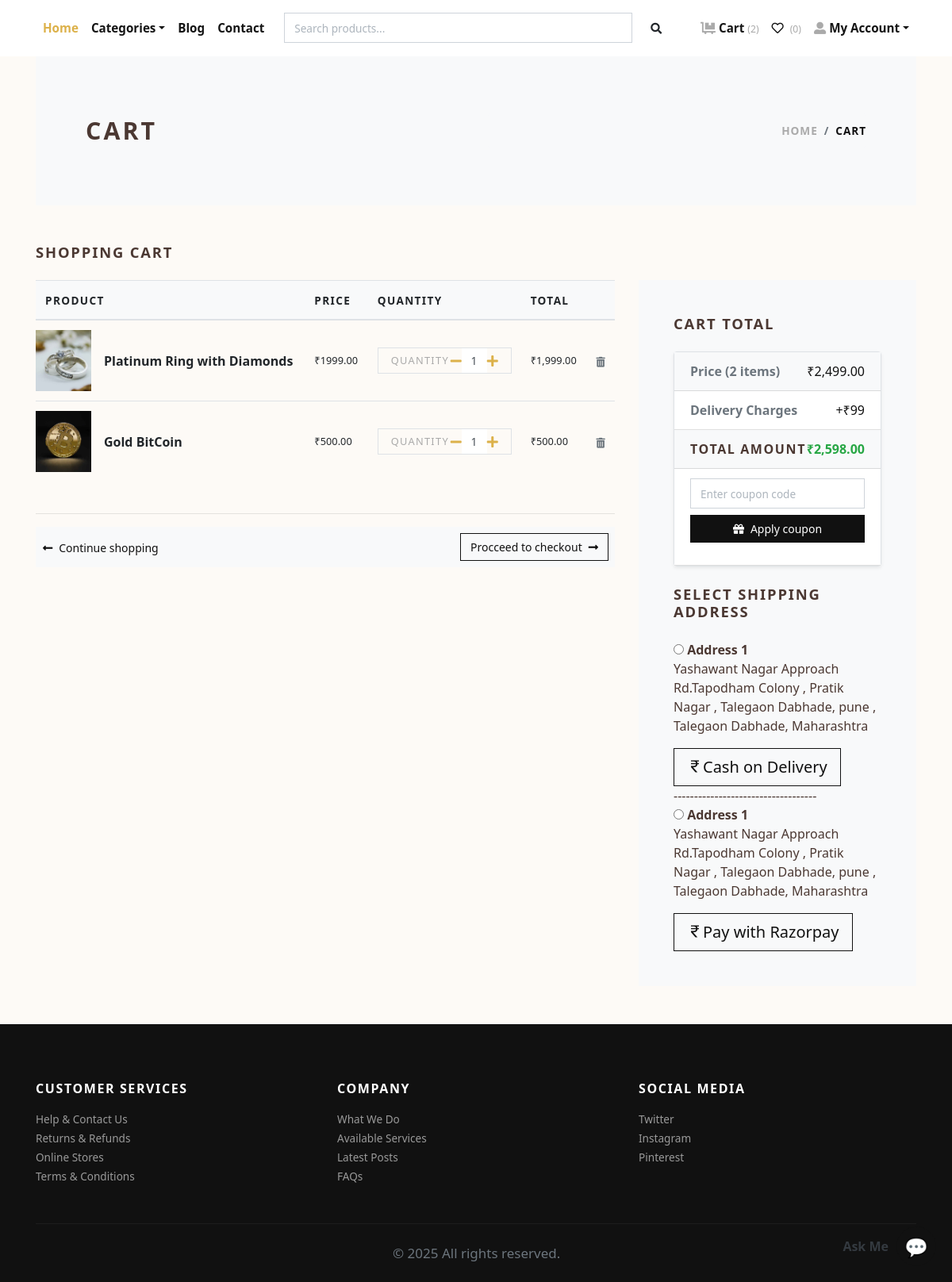
The page /cart/ (signed in) on the database as committed earlier.
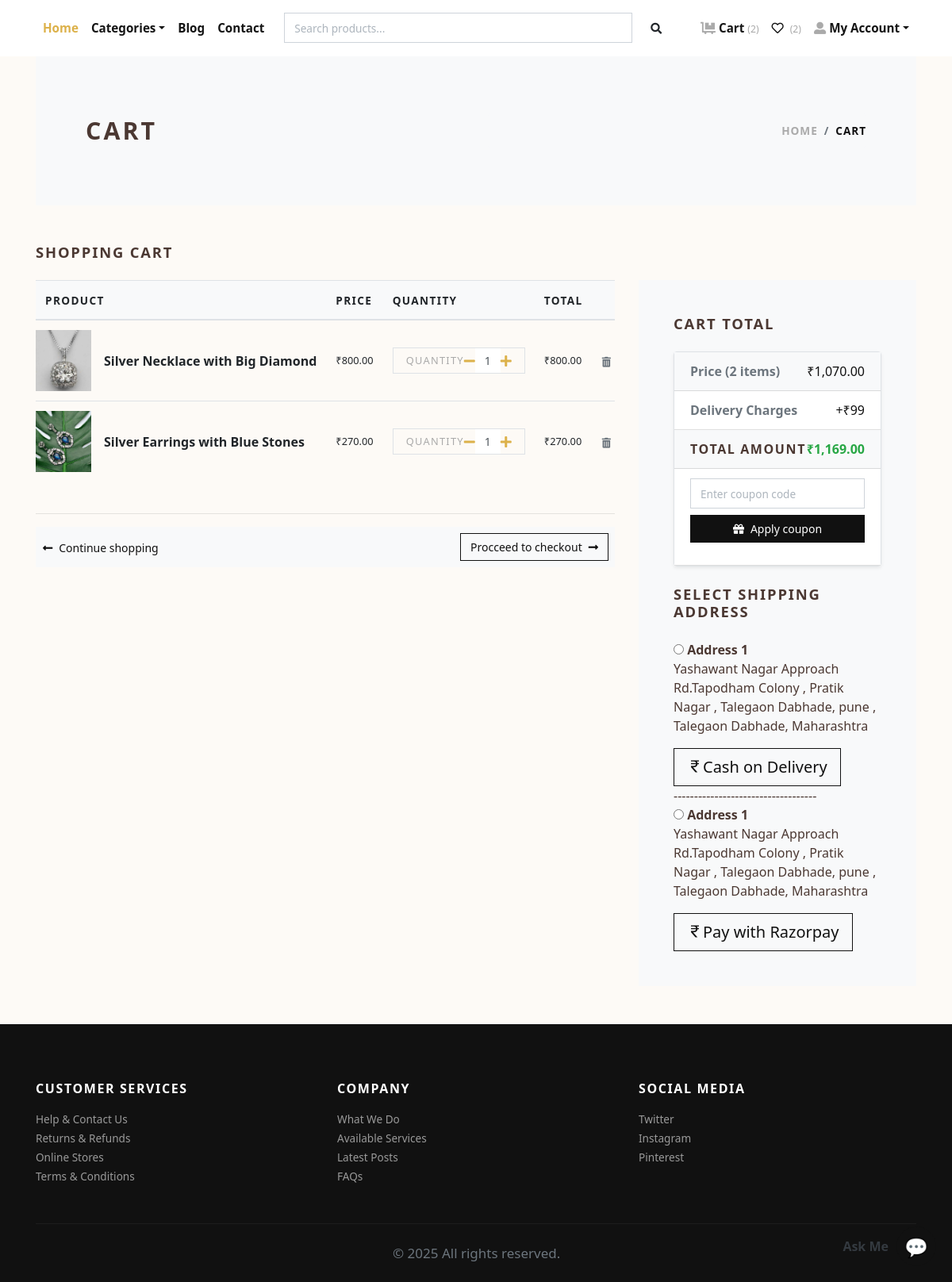
The same page on the database as committed later.
### store/models.py (models this page shows, shortened)
class Cart(models.Model):
    user = models.ForeignKey(User, verbose_name="User", on_delete=models.CASCADE)
    product = models.ForeignKey(Product, verbose_name="Product", on_delete=models.CASCADE)
    quantity = models.PositiveIntegerField(default=1, verbose_name="Quantity")
    created_at = models.DateTimeField(auto_now_add=True, verbose_name="Created Date")
    updated_at = models.DateTimeField(auto_now=True, verbose_name="Updated Date")
    @property
    def total_price(self):
        return self.quantity * self.product.price

class Product(models.Model):
    title = models.CharField(max_length=150, verbose_name="Product Title")
    slug = models.SlugField(max_length=160, verbose_name="Product Slug")
    sku = models.CharField(max_length=255, unique=True, verbose_name="Unique Product ID (SKU)")
    short_description = models.TextField(verbose_name="Short Description")
    detail_description = models.TextField(blank=True, null=True, verbose_name="Detail Description")
    product_image = models.ImageField(upload_to='product', blank=True, null=True, verbose_name="Product Image")
    price = models.DecimalField(max_digits=8, decimal_places=2)
    category = models.ForeignKey(Category, verbose_name="Product Categoy", on_delete=models.CASCADE)
    is_active = models.BooleanField(verbose_name="Is Active?")
    is_featured = models.BooleanField(verbose_name="Is Featured?")
    created_at = models.DateTimeField(auto_now_add=True, verbose_name="Created Date")
    updated_at = models.DateTimeField(auto_now=True, verbose_name="Updated Date")
    class Meta:
        verbose_name_plural = 'Products'
        ordering = ('-created_at', )

class Address(models.Model):
    user = models.ForeignKey(User, verbose_name="User", on_delete=models.CASCADE)
    address = models.TextField(default="")
    user_phone_number = models.CharField(max_length=10,default="")
    city = models.CharField(max_length=100,default="")
    state = models.CharField(max_length=100,default="")
    pincode = models.CharField(max_length=10,default="")

### store/views.py (the view, shortened to what this page needs)
# urls.py: path('cart/', views.cart, name="cart"),
@login_required
def cart(request):
    user = request.user
    cart_products = Cart.objects.filter(user=user)
    amount, shipping_amount = get_cart_amount_and_order_data(user)
    coupon_form = CouponApplyForm()
    applied_coupon = None
    discount_amount = decimal.Decimal(0)
    total_amount_after_discount = amount + shipping_amount
    addresses = Address.objects.filter(user=user)
    context = {
        'cart_products': cart_products,
        'amount': amount,
        'shipping_amount': shipping_amount,
        'total_amount': amount + shipping_amount,
        'addresses': addresses,
        'coupon_form': coupon_form,
        'coupon': applied_coupon,
        'discount': discount_amount,
        'discount_amount': discount_amount,
        'total_amount_after_discount': total_amount_after_discount,
        'item_count': cart_products.count(),
    }
    return render(request, 'store/cart.html', context)

### templates/store/cart.html (shortened to what this page needs)
{% extends 'base.html' %}
{% load static %}
{% load humanize %}
    {% block content %}
      <div class="container">
        <section class="py-5 bg-light">
          <div class="container">
            <div class="row px-4 px-lg-5 py-lg-4 align-items-center">
              <div class="col-lg-6">
                <h1 class="h2 text-uppercase mb-0">Cart</h1>
              </div>
              <div class="col-lg-6 text-lg-right">
                <nav aria-label="breadcrumb">
                  <ol class="breadcrumb justify-content-lg-end mb-0 px-0">
                    <li class="breadcrumb-item active"><a href="{% url 'store:home' %}">Home</a></li>
                    <li class="breadcrumb-item" aria-current="page">Cart</li>
                  </ol>
                </nav>
              </div>
            </div>
          </div>
        </section>
        {% if cart_products %}
        <section class="py-5">
          <h2 class="h5 text-uppercase mb-4">Shopping cart</h2>
          <div class="row">
            <div class="col-lg-8 mb-4 mb-lg-0">
              <div class="table-responsive mb-4 ">
                <table class="table">
                  <thead class="bg-light">
                    <tr>
                      <th class="border-1" scope="col"> <strong class="text-small text-uppercase">Product</strong></th>
                      <th class="border-1" scope="col"> <strong class="text-small text-uppercase">Price</strong></th>
                      <th class="border-1" scope="col"> <strong class="text-small text-uppercase">Quantity</strong></th>
                      <th class="border-1" scope="col"> <strong class="text-small text-uppercase">Total</strong></th>
                      <th class="border-1" scope="col"> </th>
                    </tr>
                  </thead>
                  <tbody>
                    {% for cart_product in cart_products %}
                    <tr>
                      <th class="pl-0 border-1" scope="row">
                        <div class="media align-items-center">
                          {% if cart_product.product.product_image %}
                            <a class="reset-anchor d-block animsition-link" href="{% url 'store:product-detail' cart_product.product.slug %}"><img src="{{cart_product.product.product_image.url}}" alt="{{cart_product.product.title}}" width="70px"/></a>
                          {% else %}
                            <a class="reset-anchor d-block animsition-link" href="{% url 'store:product-detail' cart_product.product.slug %}"><img src="{% static 'img/product-detail-3.jpg' %}" alt="{{cart_product.product.title}}" width="70px"/></a>
                          {% endif %}
                          <div class="media-body ml-3"><strong class="h6"><a class="reset-anchor animsition-link" href="{% url 'store:product-detail' cart_product.product.slug %}">{{cart_product.product.title}}</a></strong></div>
                        </div>
                      </th>
                      <td class="align-middle border-1">
                        <p class="mb-0 small">₹{{cart_product.product.price}}</p>
                      </td>
                      <td class="align-middle border-1">
                        <div class="border d-flex align-items-center justify-content-between px-3"><span class="small text-uppercase text-gray headings-font-family">Quantity</span>
                          <div class="quantity">
                            <a href="{% url 'store:minus-cart' cart_product.id %}" class="dec-btn p-0 ml-"><i class="fas fa-minus"></i></a>
                            <input class="form-control form-control-sm border-0 shadow-0 p-0" type="text" value="{{cart_product.quantity}}"/>
                            <a href="{% url 'store:plus-cart' cart_product.id %}" class="inc-btn p-0"><i class="fas fa-plus"></i></a>
                          </div>
                        </div>
                      </td>
                      <td class="align-middle border-1">
                        <p class="mb-0 small">₹{{cart_product.total_price|intcomma}}</p>
                      </td>
                      <td class="align-middle border-1"><a class="reset-anchor" href="{% url 'store:remove-cart' cart_product.id %}"><i class="fas fa-trash-alt small text-muted"></i></a></td>
                    </tr>
                    {% endfor %}
                  </tbody>
                </table>
              </div>
              <hr>
              <div class="bg-light px-2 py-2">
                <div class="row align-items-center text-center">
                  <div class="col-md-6 mb-3 mb-md-0 text-md-left"><a class="btn btn-link p-0 text-dark btn-sm" href="{% url 'store:home' %}"><i class="fas fa-long-arrow-alt-left mr-2"> </i>Continue shopping</a></div>
                  <div class="col-md-6 text-md-right"><a class="btn btn-outline-dark btn-sm" href="{% url 'store:checkout' %}">Procceed to checkout<i class="fas fa-long-arrow-alt-right ml-2"></i></a></div>
                </div>
              </div>
            </div>
            <div class="col-lg-4">
              <div class="card border-0 rounded-0 p-lg-4 bg-light">
                <div class="card-body">
                  <h5 class="text-uppercase mb-4">Cart total</h5>
                  <ul class="list-group list-group-flush shadow-sm rounded border">
                    <li class="list-group-item d-flex justify-content-between align-items-center bg-light">
                      <strong class="text-muted">Price ({{ item_count }} items)</strong>
                      <span class="text-dark">₹{{ amount|intcomma }}</span>
                    </li>
                    <li class="list-group-item d-flex justify-content-between align-items-center">
                      <strong class="text-muted">Delivery Charges</strong>
                      <span class="text-dark">{% if shipping_amount > 0 %}+₹{{ shipping_amount }}{% else %}<span class="text-success">Free</span>{% endif %}</span>
                    </li>
                    <li class="list-group-item d-flex justify-content-between align-items-center bg-light">
                      <strong class="text-uppercase">Total Amount</strong>
                      <strong class="text-success">₹{{ total_amount_after_discount|intcomma }}</strong>
                    </li>
                    {% if not discount %}
                    <li class="list-group-item">
                      <form method="post" action="{% url 'store:apply_coupon' %}" class="w-100">
                        <div class="form-group">
                          {{ coupon_form.code }}
                          <button class="btn btn-dark btn-sm btn-block mt-2" type="submit">
                            <i class="fas fa-gift mr-2"></i>Apply coupon
                          </button>
                        </div>
                      </form>
                    </li>
                    {% endif %}
                  </ul>
                  <h5 class="text-uppercase my-4">Select Shipping Address</h5>
                  <form action="{% url 'store:checkout' %}" id="myform" method='post'>
                    {% if addresses %}
                      {% for address in addresses %}
                        <div class="mb-3">
                        <input type="radio" name="address" value="{{address.id}}"> <strong>Address {{forloop.counter}}</strong> <br>
                       {{address.address}}, {{address.city}}, {{address.state}}
                        </div>
                      {% endfor %}
                    {% endif %}
                    <button type="submit" class="btn btn-dark btn-lg btn-outline-dark" name="payment_method" value="COD" type="submit">
                      <i class="bi bi-currency-rupee"></i></i>Cash on Delivery</button>
                  </form>
                  -----------------------------------
                  {% include 'store/payment.html' %}
                </div>
              </div>
            </div>
          </div>
        </section>
        {% else %}
          <div class="text-center py-5">
            <h3 class="mb-3">Your cart is empty.</h3>
            <a href="{% url 'store:home' %}"><i class="fas fa-long-arrow-alt-left mr-2"> </i>Continue shopping</a>
          </div>
        {% endif %}
      </div>
      {% endblock content %}

### templates/navbar.html (shortened to what this page needs)
{% load static %}
<header class="header bg-white">
  <div class="container px-0 px-lg-3">
    <nav class="navbar navbar-expand-lg navbar-light py-3 px-lg-0 fixed-top">
      <div class="collapse navbar-collapse" id="navbarSupportedContent">
        <ul class="navbar-nav mr-auto">
          <li class="nav-item">
            <a class="nav-link active" href="{% url 'store:home' %}">Home</a>
          </li>
          <li class="nav-item dropdown">
            <a class="nav-link dropdown-toggle" id="pagesDropdown" href="#" data-toggle="dropdown" aria-haspopup="true"
              aria-expanded="false">Categories</a>
          </li>
          <li class="nav-item">
            <a class="nav-link" href="{% url 'store:blog_list' %}">Blog</a>
          </li>
          <li class="nav-item">
            <a class="nav-link" href="{% url 'store:contact' %}">Contact</a>
          </li>
        </ul>
        <div class="d-flex align-items-center">
          <form method="GET" action="{% url 'store:search' %}" class="form-inline d-none d-lg-block" style="width:500px;">
            <div class="input-group">
              <input type="text" name="q" class="form-control" placeholder="Search products..." aria-label="Search" required>
              <div class="input-group-append">
                <button class="btn" type="submit" style="border: none; background-color: transparent;">
                  <i class="fas fa-search fa-sm"></i>
                </button>
              </div>
            </div>
          </form>
        </div>
        <ul class="navbar-nav ml-auto">
          {% if request.user.is_authenticated %}
          <li class="nav-item">
            <a class="nav-link" href="{% url 'store:cart' %}">
              <i class="fas fa-dolly-flatbed mr-1 text-gray"></i>Cart
              <small class="text-gray">({{ cart_items.count }})</small>
            </a>
          </li>
          <li class="nav-item">
            <a class="nav-link" href="{% url 'store:wishlist' %}">
              <i class="far fa-heart mr-1"></i>
              <small class="text-gray">({{ user.wishlist_set.count }})</small>
            </a>
          </li>
          <li class="nav-item dropdown">
            <a class="nav-link dropdown-toggle" id="userDropdown" href="#" data-toggle="dropdown" aria-haspopup="true"
              aria-expanded="false"><i class="fas fa-user-alt mr-1 text-gray"></i>My Account</a>
          </li>
          {% else %}
          <li class="nav-item"><a class="nav-link" href="{% url 'store:login' %}">Login</a></li>
          <li class="nav-item"><a class="nav-link" href="{% url 'store:register' %}">Create Account</a></li>
          {% endif %}
        </ul>
      </div>
    </nav>
  </div>
</header>

### templates/store/payment.html (shortened to what this page needs)
{% block payment-gateway %}
<form method="post" action="{% url 'store:generate-payment' %}">
    {% if addresses %}
      {% for address in addresses %}
        <div class="mb-3">
        <input type="radio" name="address" value="{{address.id}}"> <strong>Address {{forloop.counter}}</strong> <br>
       {{address.address}}, {{address.city}}, {{address.state}}
        </div>
      {% endfor %}
    {% endif %}
    <button type="submit" class="btn btn-dark btn-lg btn-outline-dark" id="rzp-button1" name="payment_method" value="Online" type="submit">
      <i class="bi bi-currency-rupee"></i></i>Pay with Razorpay</button>
</form>
{% endblock payment-gateway %}

Rows that differ between the two databases and show on the page:
removed Cart: product.product_image (picture), product "Platinum Ring with Diamonds", product.price "1999.00", quantity "1", total_price "1,999.00"
removed Cart: product.product_image (picture), product "Gold BitCoin", product.price "500.00", quantity "1", total_price "500.00"
added Cart: product.product_image (picture), product "Silver Necklace with Big Diamond", product.price "800.00", quantity "1", total_price "800.00"
added Cart: product.product_image (picture), product "Silver Earrings with Blue Stones", product.price "270.00", quantity "1", total_price "270.00"
Other text that changed with them:
{{ user.wishlist_set.count }}: "0" → "2"
{{ amount|intcomma }}: "2,499.00" → "1,070.00"
{{ total_amount_after_discount|intcomma }}: "2,598.00" → "1,169.00"
